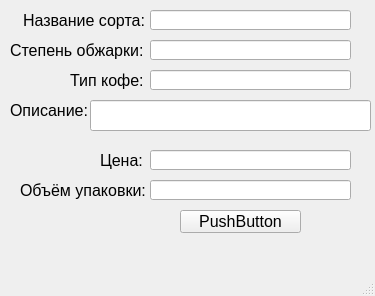
<?xml version="1.0" encoding="UTF-8"?>
<ui version="4.0">
 <class>MainWindow</class>
 <widget class="QMainWindow" name="MainWindow">
  <property name="geometry">
   <rect>
    <x>0</x>
    <y>0</y>
    <width>375</width>
    <height>296</height>
   </rect>
  </property>
  <property name="font">
   <font>
    <pointsize>12</pointsize>
   </font>
  </property>
  <property name="windowTitle">
   <string>MainWindow</string>
  </property>
  <widget class="QWidget" name="centralwidget">
   <widget class="QLabel" name="label">
    <property name="geometry">
     <rect>
      <x>23</x>
      <y>10</y>
      <width>121</width>
      <height>21</height>
     </rect>
    </property>
    <property name="text">
     <string>Название сорта:</string>
    </property>
   </widget>
   <widget class="QLabel" name="label_2">
    <property name="geometry">
     <rect>
      <x>10</x>
      <y>40</y>
      <width>141</width>
      <height>21</height>
     </rect>
    </property>
    <property name="text">
     <string>Степень обжарки:</string>
    </property>
   </widget>
   <widget class="QLabel" name="label_3">
    <property name="geometry">
     <rect>
      <x>70</x>
      <y>70</y>
      <width>81</width>
      <height>21</height>
     </rect>
    </property>
    <property name="text">
     <string>Тип кофе:</string>
    </property>
   </widget>
   <widget class="QLabel" name="label_4">
    <property name="geometry">
     <rect>
      <x>10</x>
      <y>100</y>
      <width>81</width>
      <height>21</height>
     </rect>
    </property>
    <property name="text">
     <string>Описание:</string>
    </property>
   </widget>
   <widget class="QLabel" name="label_5">
    <property name="geometry">
     <rect>
      <x>100</x>
      <y>150</y>
      <width>81</width>
      <height>21</height>
     </rect>
    </property>
    <property name="text">
     <string>Цена:</string>
    </property>
   </widget>
   <widget class="QLabel" name="label_6">
    <property name="geometry">
     <rect>
      <x>20</x>
      <y>180</y>
      <width>131</width>
      <height>21</height>
     </rect>
    </property>
    <property name="text">
     <string>Объём упаковки:</string>
    </property>
   </widget>
   <widget class="QLineEdit" name="title">
    <property name="geometry">
     <rect>
      <x>150</x>
      <y>10</y>
      <width>201</width>
      <height>20</height>
     </rect>
    </property>
   </widget>
   <widget class="QLineEdit" name="roasting">
    <property name="geometry">
     <rect>
      <x>150</x>
      <y>40</y>
      <width>201</width>
      <height>20</height>
     </rect>
    </property>
   </widget>
   <widget class="QLineEdit" name="type">
    <property name="geometry">
     <rect>
      <x>150</x>
      <y>70</y>
      <width>201</width>
      <height>20</height>
     </rect>
    </property>
   </widget>
   <widget class="QLineEdit" name="description">
    <property name="geometry">
     <rect>
      <x>90</x>
      <y>100</y>
      <width>281</width>
      <height>31</height>
     </rect>
    </property>
   </widget>
   <widget class="QLineEdit" name="price">
    <property name="geometry">
     <rect>
      <x>150</x>
      <y>150</y>
      <width>201</width>
      <height>20</height>
     </rect>
    </property>
   </widget>
   <widget class="QLineEdit" name="package_volume">
    <property name="geometry">
     <rect>
      <x>150</x>
      <y>180</y>
      <width>201</width>
      <height>20</height>
     </rect>
    </property>
   </widget>
   <widget class="QPushButton" name="btn">
    <property name="geometry">
     <rect>
      <x>180</x>
      <y>210</y>
      <width>121</width>
      <height>23</height>
     </rect>
    </property>
    <property name="text">
     <string>PushButton</string>
    </property>
   </widget>
   <widget class="QLabel" name="error">
    <property name="geometry">
     <rect>
      <x>20</x>
      <y>210</y>
      <width>111</width>
      <height>16</height>
     </rect>
    </property>
    <property name="text">
     <string/>
    </property>
   </widget>
  </widget>
  <widget class="QMenuBar" name="menubar">
   <property name="geometry">
    <rect>
     <x>0</x>
     <y>0</y>
     <width>375</width>
     <height>27</height>
    </rect>
   </property>
  </widget>
  <widget class="QStatusBar" name="statusbar"/>
 </widget>
 <resources/>
 <connections/>
</ui>
